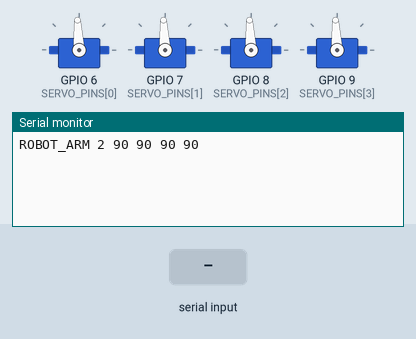
Bench run of a sketch on a simulated ESP32-C6. On the bench: 4 × servo, the last lines printed to the serial monitor. The inputs (shaded band) are chosen by the test bench. Servo pulses on a pin are drawn as a servo (544–2400 µs = 0–180°).

Above: at 1.2 s.
1.3 s: "pose\n" received over Serial
At 2.0 s:
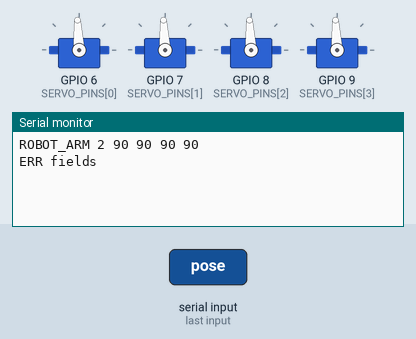
2.8 s: "hold\n" received over Serial
At 3.2 s:
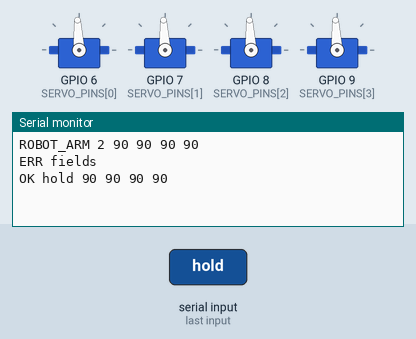
4.3 s: "resume\n" received over Serial
At 5.5 s:
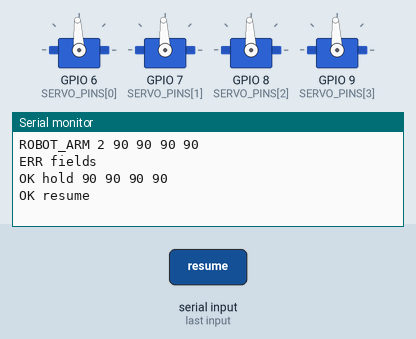

The sketch:

ESP32C5_Tracking.ino
```cpp
/*
  Waveshare ESP32-C5-WIFI6-KIT-N16R4; USB-C UART, 115200 baud.
  ESP32C5 Dev Module, Espressif core 3.3.10, USB CDC On Boot Disabled.
  GPIO6/7/8/9 are servo 1/2/3/4. All boot at nominal 90 degrees.
  Protocol v2 accepts signed int32 raw angles: 90=center. Pulse mapping is
  1000 + angle*1000/180 microseconds at 50Hz, not calibrated physical degrees.
  There is no servo travel clamp; only representable electrical PWM is bounded.
  Boot can move the mechanism because its actual position is unknown.

  Supply servos directly from an appropriately sized regulated 5V supply;
  common GND with ESP32. Do not join external +5V and USB +5V rails.
  "off" disables pulses only: electrical power remains connected and holding
  torque may be lost. It is not an emergency power disconnect.

  Newline commands: hello, resume, pose a6 a7 a8 a9, hold,
  1 90, all 90, 2 off, off, help. Angles are absolute nominal degrees.
  This is the camera tracking firmware. The separate ESP32C5_FourServos
  relative-command sample is preserved and is not the tracking target.
*/
#include <Arduino.h>
#include "Controller.h"
#include "Pulse.h"

constexpr uint8_t SERVO_PINS[4] = {6, 7, 8, 9};
bool attached[4] = {false, false, false, false};
bool hardwareFault = false;

void stopPulses() {
  for (unsigned i = 0; i < 4; ++i) {
    if (attached[i]) ledcWrite(SERVO_PINS[i], 0);
  }
}

void reply(void*, const char* response) {
  if (!hardwareFault) Serial.println(response);
}

void output(void*, unsigned index, int32_t angle, bool enabled) {
  if (hardwareFault) return;
  const uint32_t duty = enabled ? robot_arm::pulseDuty(angle) : 0;
  if (!attached[index] || !ledcWrite(SERVO_PINS[index], duty)) {
    hardwareFault = true;
    stopPulses();
    Serial.println("ERR hardware");
  }
}

robot_arm::Controller controller(reply, output, nullptr);

void setup() {
  Serial.begin(115200);
  for (unsigned i = 0; i < 4; ++i) {
    pinMode(SERVO_PINS[i], OUTPUT);
    digitalWrite(SERVO_PINS[i], LOW);
    attached[i] = ledcAttach(SERVO_PINS[i], robot_arm::PWM_HZ, robot_arm::PWM_BITS);
    if (!attached[i]) hardwareFault = true;
  }
  if (hardwareFault) { stopPulses(); Serial.println("ERR hardware"); }
  else controller.begin(millis());
}

void loop() {
  // Bound each batch so sustained serial input cannot starve output ticks.
  for (unsigned n = 0; n < 128 && Serial.available() > 0; ++n) {
    const char c = char(Serial.read());
    if (hardwareFault) { if (c == '\n') Serial.println("ERR hardware"); }
    else controller.receive(c, millis());
  }
  if (!hardwareFault) controller.tick(millis());
  delay(1);
}
```

Controller.h
```cpp
#pragma once
// Production parser/controller, independent of Arduino and heap allocation.
#include <stdint.h>
#include <inttypes.h>
#include <stddef.h>
#include <stdio.h>
#include <string.h>

namespace robot_arm {
class Controller {
 public:
  typedef void (*Reply)(void*, const char*);
  typedef void (*Output)(void*, unsigned, int32_t, bool);
  Controller(Reply reply, Output output, void* context)
      : reply_(reply), output_(output), context_(context) {}
  void begin(uint32_t now) {
    resumed_ = false; length_ = 0; lineError_ = nullptr; carriageReturn_ = false;
    lastUpdate_ = now;
    for (unsigned i = 0; i < 4; ++i) {
      current_[i] = target_[i] = 90; enabled_[i] = true;
      output_(context_, i, current_[i], true);
    }
    reportAngles("ROBOT_ARM 2");
  }
  void tick(uint32_t now) {
    if (uint32_t(now - lastUpdate_) < 20) return;
    lastUpdate_ = now;
    // Apply requested positions directly on each 50Hz output update.
    for (unsigned i = 0; i < 4; ++i) {
      current_[i] = target_[i];
      output_(context_, i, current_[i], enabled_[i]);
    }
  }
  void receive(char character, uint32_t now) {
    const unsigned char c = static_cast<unsigned char>(character);
    if (c == '\n') {
      if (lineError_) reply_(context_, lineError_);
      else { buffer_[length_] = '\0'; command(now); }
      length_ = 0; lineError_ = nullptr; carriageReturn_ = false;
      return;
    }
    if (lineError_) return; // Drain entire invalid line before accepting again.
    if (carriageReturn_) { lineError_ = "ERR invalid_character"; return; }
    if (c == '\r') { carriageReturn_ = true; return; }
    if ((c < 32 && c != '\t') || c > 126) { lineError_ = "ERR invalid_character"; return; }
    if (length_ == 95) { lineError_ = "ERR line_too_long"; return; }
    buffer_[length_++] = character;
  }
 private:
  Reply reply_;
  Output output_;
  void* context_;
  int32_t current_[4] = {90, 90, 90, 90}, target_[4] = {90, 90, 90, 90};
  bool enabled_[4] = {true, true, true, true}, resumed_ = false;
  uint32_t lastUpdate_ = 0;
  char buffer_[96] = {};
  size_t length_ = 0;
  const char* lineError_ = nullptr;
  bool carriageReturn_ = false;
  void freeze() {
    resumed_ = false;
    for (unsigned i = 0; i < 4; ++i) target_[i] = current_[i];
  }
  void reportAngles(const char* prefix) {
    char response[96];
    snprintf(response, sizeof(response), "%s %" PRId32 " %" PRId32 " %" PRId32 " %" PRId32,
             prefix, current_[0], current_[1], current_[2], current_[3]);
    reply_(context_, response);
  }
  static bool angle(const char* token, int32_t& value) {
    bool negative = false;
    if (*token == '-' || *token == '+') { negative = *token == '-'; ++token; }
    if (!*token) return false;
    uint32_t magnitude = 0;
    const uint32_t limit = negative ? UINT32_C(2147483648) : UINT32_C(2147483647);
    for (; *token; ++token) {
      if (*token < '0' || *token > '9') return false;
      const uint32_t digit = uint32_t(*token - '0');
      if (magnitude > (limit - digit) / 10) return false;
      magnitude = magnitude * 10 + digit;
    }
    // Widen before negation so INT32_MIN never requires signed overflow.
    value = negative ? int32_t(-int64_t(magnitude)) : int32_t(magnitude);
    return true;
  }
  void command(uint32_t now) {
    char* fields[6]; unsigned count = 0; char* cursor = buffer_;
    while (*cursor) {
      while (*cursor == ' ' || *cursor == '\t') ++cursor;
      if (!*cursor) break;
      if (count == 6) { reply_(context_, "ERR fields"); return; }
      fields[count++] = cursor;
      while (*cursor && *cursor != ' ' && *cursor != '\t') ++cursor;
      if (*cursor) *cursor++ = '\0';
    }
    if (count == 0) return;
    const char* name = fields[0];
    if (strcmp(name, "pose") == 0) {
      int32_t values[4];
      if (count != 5) { reply_(context_, "ERR fields"); return; }
      for (unsigned i = 0; i < 4; ++i) {
        if (!angle(fields[i+1], values[i])) { reply_(context_, "ERR angle"); return; }
      }
      if (!resumed_) { reply_(context_, "ERR paused"); return; }
      for (unsigned i = 0; i < 4; ++i) { target_[i] = values[i]; enabled_[i] = true; }
      reply_(context_, "OK pose"); return;
    }
    if (count == 1 && strcmp(name, "hello") == 0) { freeze(); reportAngles("ROBOT_ARM 2"); return; }
    if (count == 1 && strcmp(name, "hold") == 0) { freeze(); reportAngles("OK hold"); return; }
    if (count == 1 && strcmp(name, "resume") == 0) {
      freeze(); resumed_ = true; lastUpdate_ = now;
      reply_(context_, "OK resume"); return;
    }
    if (count == 1 && strcmp(name, "help") == 0) {
      reply_(context_, "Commands: hello | resume | pose a6 a7 a8 a9 | hold | 1..4 angle | all angle | 1..4 off | off | help");
      return;
    }
    const bool single = name[0] >= '1' && name[0] <= '4' && name[1] == '\0';
    const bool all = strcmp(name, "all") == 0;
    if ((count == 1 && strcmp(name, "off") == 0) ||
        (count == 2 && single && strcmp(fields[1], "off") == 0)) {
      freeze();
      for (unsigned i = 0; i < 4; ++i) {
        if (count == 1 || i == unsigned(name[0] - '1')) {
          enabled_[i] = false; output_(context_, i, current_[i], false);
        }
      }
      reply_(context_, "OK off"); return;
    }
    int32_t value;
    if (count == 2 && (single || all) && angle(fields[1], value)) {
      freeze();
      for (unsigned i = 0; i < 4; ++i) {
        if (all || i == unsigned(name[0] - '1')) { target_[i] = value; enabled_[i] = true; }
      }
      reply_(context_, "OK manual"); return;
    }
    reply_(context_, "ERR command");
  }
};
} // namespace robot_arm
```

Pulse.h
```cpp
#pragma once
#include <stdint.h>

namespace robot_arm {
constexpr uint32_t PWM_HZ = 50;
constexpr uint8_t PWM_BITS = 14;
// Arduino-ESP32 3.3.10 maps this all-ones duty to full-on internally.
constexpr uint32_t PWM_MAX_DUTY = (1u << PWM_BITS) - 1u;
constexpr double PWM_PERIOD_US = 1000000.0 / PWM_HZ;

// Raw angle 90 means center. No servo travel limit is applied. Only the
// electrical PWM period/duty representation bounds the output waveform.
inline double pulseMicroseconds(int32_t angle) {
  const double requested = 1000.0 + double(angle) * (1000.0 / 180.0);
  if (requested <= 0.0) return 0.0;
  if (requested >= PWM_PERIOD_US) return PWM_PERIOD_US;
  return requested;
}

inline uint32_t pulseDuty(int32_t angle) {
  const double requested = pulseMicroseconds(angle) * (1u << PWM_BITS) / PWM_PERIOD_US;
  // Clamp before any float-to-unsigned conversion, including rounding at the
  // maximum. Neither negative input nor int32 extremes can wrap the duty.
  if (requested >= double(PWM_MAX_DUTY)) return PWM_MAX_DUTY;
  if (requested <= 0.0) return 0;
  return uint32_t(requested + 0.5);
}
} // namespace robot_arm
```

Measured:
- after the input at 1.3 s, the serial monitor: prints a new line at once (image 1)
- after the input at 2.8 s, the serial monitor: prints a new line at once (image 2)
- after the input at 4.3 s, the serial monitor: prints a new line at once (image 3)
